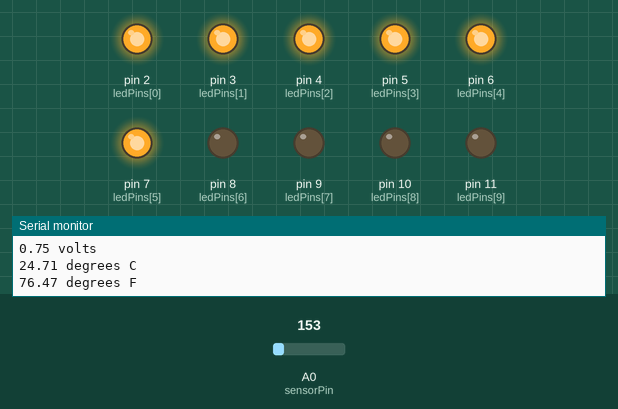
This sketch was run on a simulated Arduino Uno, built with avr-gcc and run on an emulated ATmega328P. On the bench: output pins drawn as LEDs (lit = HIGH), the last lines printed to the serial monitor. The inputs (shaded band) are chosen by the test bench; at power-on: A0 (sensorPin) = 153.

Above: at 1.8 s.
1.9 s: A0 (sensorPin) set to 154
At 3.9 s:
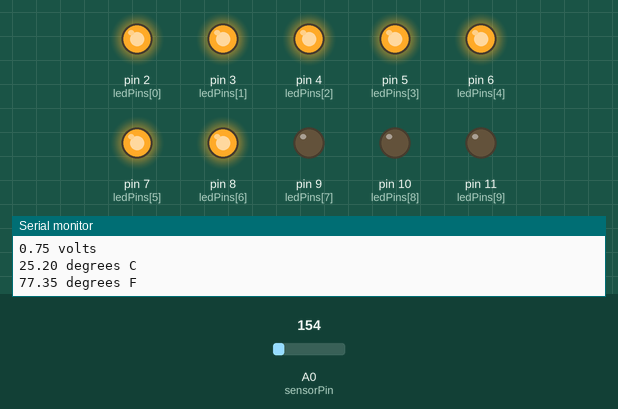
4.5 s: A0 (sensorPin) set to 165
At 6.4 s:
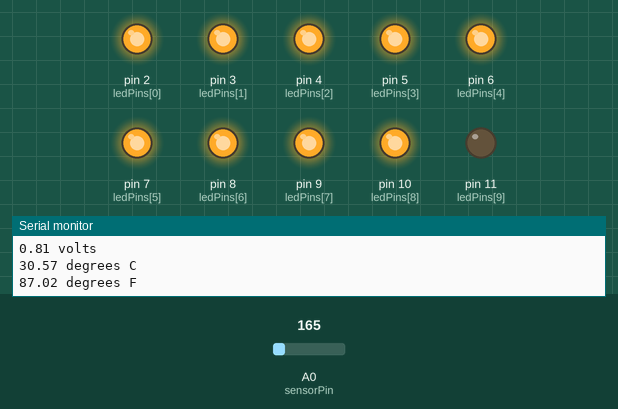
7.5 s: A0 (sensorPin) set to 175
At 10.0 s:
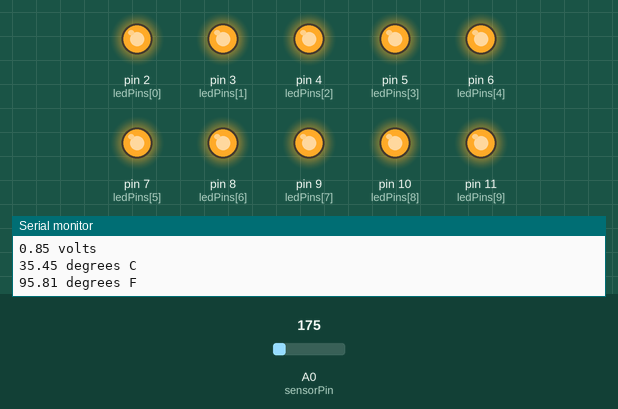
10.5 s: A0 (sensorPin) set to 133
At 12.5 s:
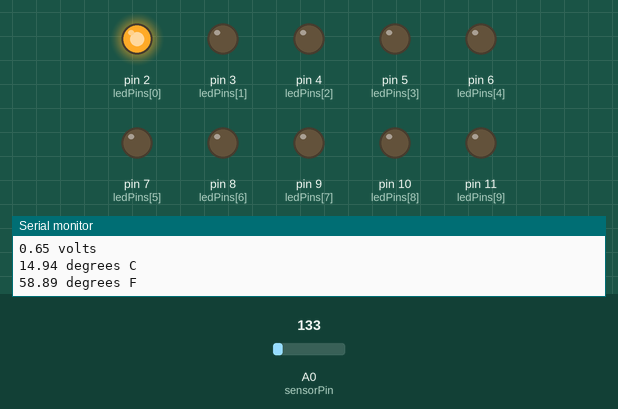
13.5 s: A0 (sensorPin) set to 114
At 16.2 s:
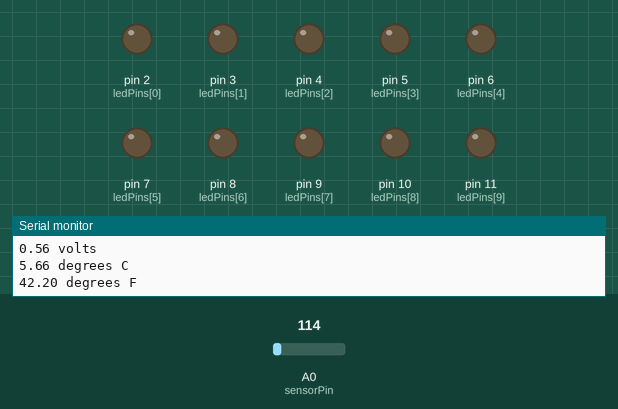
16.5 s: A0 (sensorPin) set to 191
At 18.6 s:
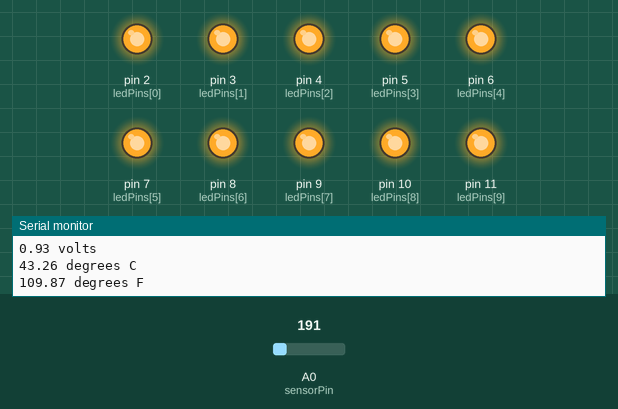
Timing chart, 0 to 20.1 s (numbered marks = the images above; inputs shaded):
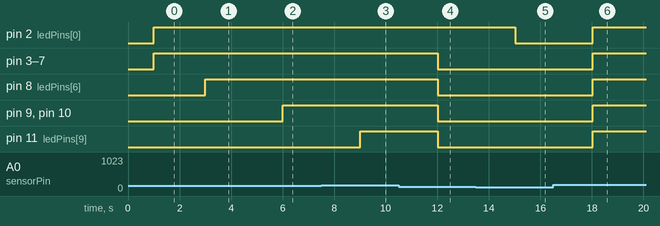

The sketch:

TempLEDGraph.ino
```cpp
    //TMP36 Pin Variables
    int sensorPin = 0; //the analog pin the TMP36's Vout (sense) pin is connected to
    const int ledCount = 10;
    int ledPins[] = { 2, 3, 4, 5, 6, 7,8,9,10,11 };   // an array of pin numbers to which LEDs are attached
    //the resolution is 10 mV / degree centigrade with a
    //500 mV offset to allow for negative temperatures
    /*
    * setup() - this function runs once when you turn your Arduino on
    * We initialize the serial connection with the computer
    */
    void setup()
    {
        Serial.begin(9600); //Start the serial connection with the computer
        //to view the result open the serial monitor
        // loop over the pin array and set them all to output:
        for (int thisLed = 0; thisLed < ledCount; thisLed++) {
            pinMode(ledPins[thisLed], OUTPUT);
        }
    }

    void loop() // run over and over again
    {
        //getting the voltage reading from the temperature sensor
        int reading = analogRead(sensorPin);
        // converting that reading to voltage, for 3.3v arduino use 3.3
        float voltage = reading * 5.0;
        voltage /= 1024.0;
        // print out the voltage
        Serial.print(voltage); Serial.println(" volts");
        // now print out the temperature
        float temperatureC = (voltage - 0.5) * 100 ; //converting from 10 mv per degree wit 500 mV offset
        //to degrees ((voltage - 500mV) times 100)
        Serial.print(temperatureC); Serial.println(" degrees C");
        // now convert to Fahrenheit
        float temperatureF = (temperatureC * 9.0 / 5.0) + 32.0;
        Serial.print(temperatureF); Serial.println(" degrees F");
        delay(1000); //waiting a second

        // read the potentiometer:
        //int sensorReading = analogRead(analogPin);
        // map the result to a range from 0 to the number of LEDs:
        int ledLevel = map(temperatureC, 11, 31, 0, ledCount);

        // loop over the LED array:
        for (int thisLed = 0; thisLed < ledCount; thisLed++) {
        // if the array element's index is less than ledLevel,
        // turn the pin for this element on:
        if (thisLed < ledLevel) {
            digitalWrite(ledPins[thisLed], HIGH);
        }
        // turn off all pins higher than the ledLevel:
        else {
            digitalWrite(ledPins[thisLed], LOW);
        }
      }
    }
```

Measured:
- the behaviour switches between 153 and 154 on A0 (sensorPin) (found by bisection; images 0 and 1)
- after the input at 1.9 s, pin 8 (ledPins[6]): LOW → HIGH after 1.1 s
- after the input at 4.5 s, pin 9 (ledPins[7]), pin 10 (ledPins[8]): LOW → HIGH after 1.5 s
- after the input at 7.5 s, pin 11 (ledPins[9]): LOW → HIGH after 1.5 s
- after the input at 10.5 s, pin 3 (ledPins[1]), pin 4 (ledPins[2]), pin 5 (ledPins[3]), pin 6 (ledPins[4]), pin 7 (ledPins[5]), pin 8 (ledPins[6]), pin 9 (ledPins[7]), pin 10 (ledPins[8]), pin 11 (ledPins[9]): HIGH → LOW after 1.5 s
- after the input at 13.5 s, pin 2 (ledPins[0]): HIGH → LOW after 1.5 s
- after the input at 16.5 s, pin 2 (ledPins[0]), pin 3 (ledPins[1]), pin 4 (ledPins[2]), pin 5 (ledPins[3]), pin 6 (ledPins[4]), pin 7 (ledPins[5]), pin 8 (ledPins[6]), pin 9 (ledPins[7]), pin 10 (ledPins[8]), pin 11 (ledPins[9]): LOW → HIGH after 1.5 s
